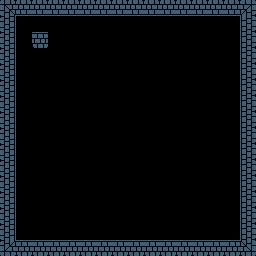

The image is a tile-based game level rendered from a .tmx file. Its description and complete source (layers, tilesets, objects, tile grids) follow:
An orthogonal 16x16 tile map with 16x16 px tiles, 1 tile layer (Tile Layer 1) and 4 objects (4x Solid).

<map version="1.2" tiledversion="1.3.4" orientation="orthogonal" renderorder="right-down" width="16" height="16" tilewidth="16" tileheight="16" infinite="0" nextlayerid="3" nextobjectid="6">
 <tileset firstgid="1" source="../images/SoulsTiles.tsx" />
 <layer id="1" name="Tile Layer 1" width="16" height="16">
  <data encoding="csv">
1,2,2,2,2,2,2,2,2,2,2,2,2,2,2,3,
4,5,5,5,5,5,5,5,5,5,5,5,5,5,5,6,
4,5,8,5,5,5,5,5,5,5,5,5,5,5,5,6,
4,5,5,5,5,5,5,5,5,5,5,5,5,5,5,6,
4,5,5,5,5,5,5,5,5,5,5,5,5,5,5,6,
4,5,5,5,5,5,5,5,5,5,5,5,5,5,5,6,
4,5,5,5,5,5,5,5,5,5,5,5,5,5,5,6,
4,5,5,5,5,5,5,5,5,5,5,5,5,5,5,6,
4,5,5,5,5,5,5,5,5,5,5,5,5,5,5,6,
4,5,5,5,5,5,5,5,5,5,5,5,5,5,5,6,
4,5,5,5,5,5,5,5,5,5,5,5,5,5,5,6,
4,5,5,5,5,5,5,5,5,5,5,5,5,5,5,6,
4,5,5,5,5,5,5,5,5,5,5,5,5,5,5,6,
4,5,5,5,5,5,5,5,5,5,5,5,5,5,5,6,
4,5,5,5,5,5,5,5,5,5,5,5,5,5,5,6,
7,8,8,8,8,8,8,8,8,8,8,8,8,8,8,9
</data>
 </layer>
 <objectgroup id="2" name="Object Layer 1">
  <object id="2" name="Solid" type="Solid" x="0.64415" y="16.8335" width="15.3367" height="223.333" />
  <object id="3" name="Solid" type="Solid" x="240.051" y="17.3023" width="15.3367" height="223.333" />
  <object id="4" name="Solid" type="Solid" x="0.83165" y="9.3335" width="253.337" height="6.333" />
  <object id="5" name="Solid" type="Solid" x="1.92525" y="240.053" width="253.337" height="6.333" />
 </objectgroup>
</map>